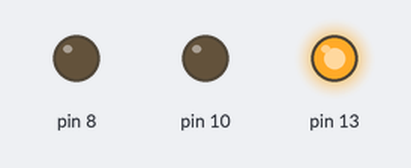
Bench run of a sketch on a simulated Arduino Uno, built with avr-gcc and run on an emulated ATmega328P. On the bench: output pins drawn as LEDs (lit = HIGH).

Above: at 0.1 s.
At 1.1 s:
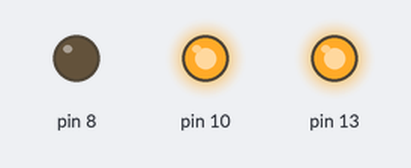
At 2.1 s:
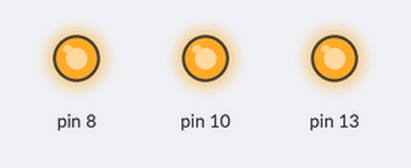
Timing chart, 0 to 3.6 s (numbered marks = the images above):
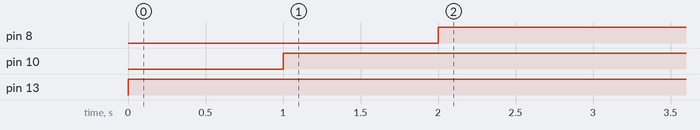

Measured:
- by itself, pin 8: LOW → HIGH at 2.0 s
- by itself, pin 10: LOW → HIGH at 1.0 s
- by itself, pin 13: LOW → HIGH at 0.00 s

The sketch:

b1.ino
```cpp
void setup() {
  // put your setup code here, to run once:
pinMode(13, OUTPUT);
pinMode(10, OUTPUT);
pinMode(8, OUTPUT);
}

void loop() {
  // put your main code here, to run repeatedly:
  digitalWrite(13, HIGH);
  delay(1000);
  digitalWrite(10, HIGH);
  delay(1000);
  digitalWrite(8, HIGH);
  delay(1000);
}
```
